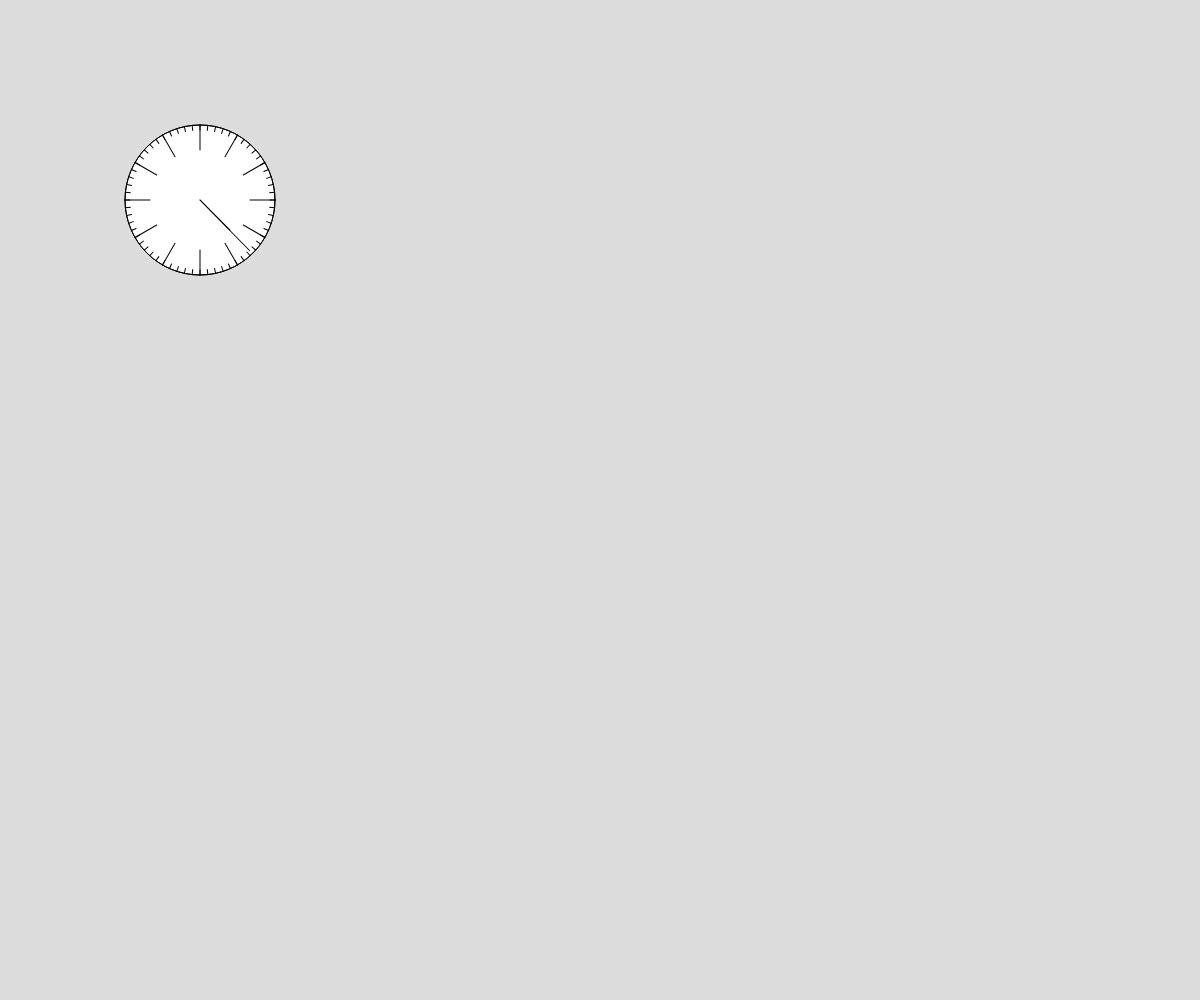
Frame 1 (no input)
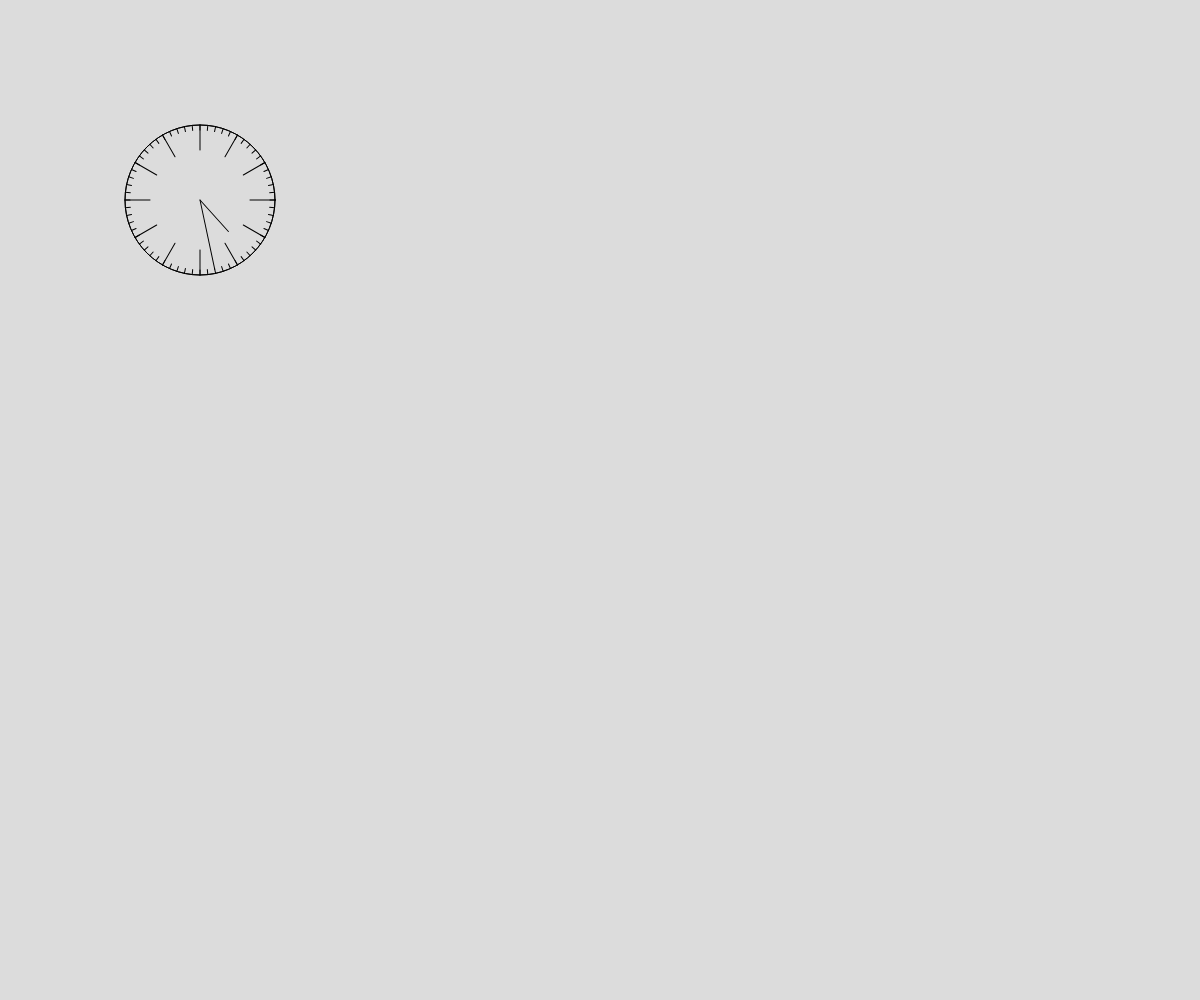
Frame 60 (no input)
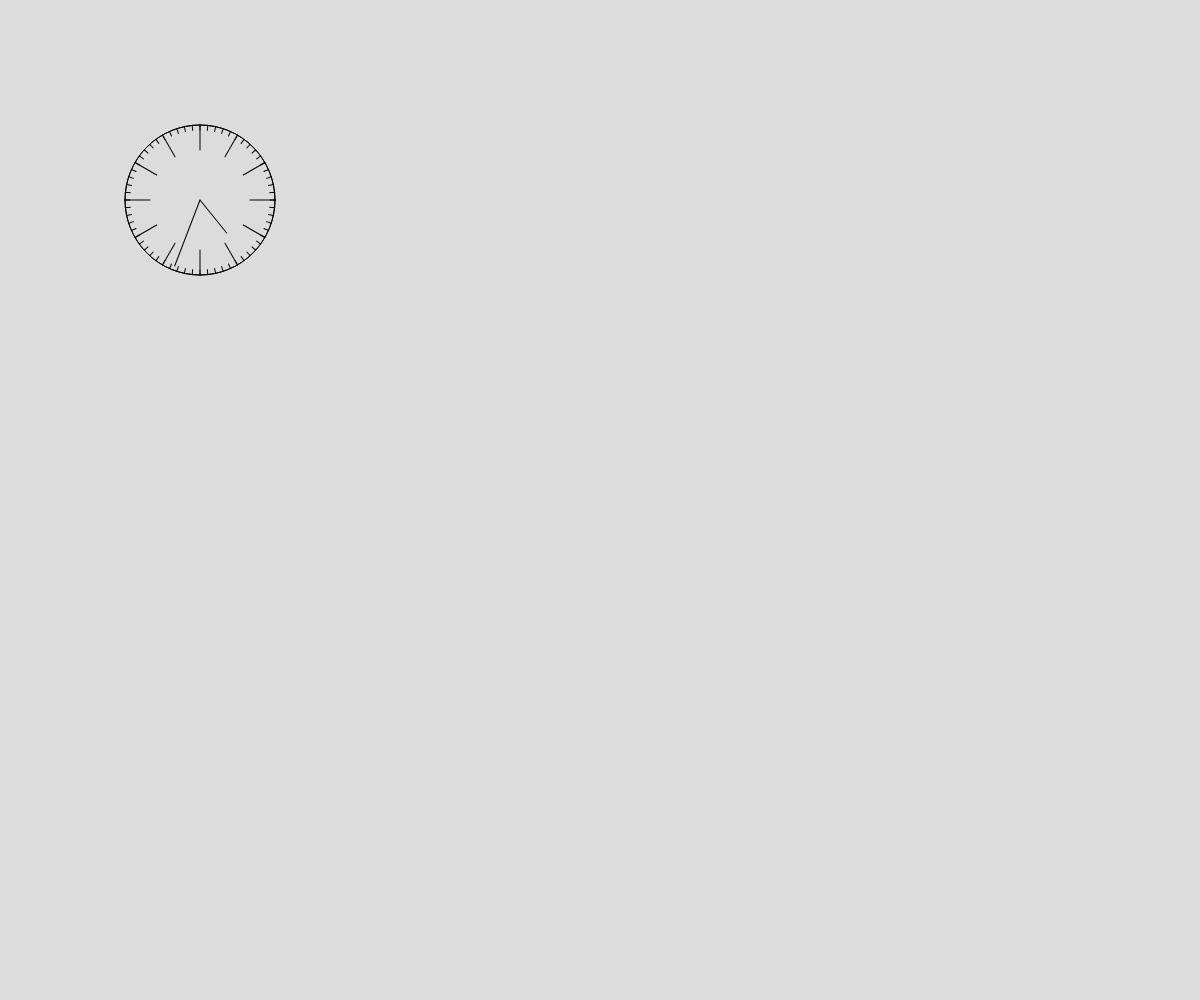
Frame 120 (the mouse pressed at the canvas centre since frame 60)

The p5.js sketch that drew these frames (run headless with seeded random() and noise() and a simulated clock; from frame 60 on, the mouse is pressed at the canvas centre):

// p5.js sketch
// ── sketch.js
// Project Title
// Your Name
// Date
//
// Extra for Experts:
// - describe what you did to take this project "above and beyond"


function setup() {
  createCanvas(windowWidth, windowHeight);
}

function draw() {
  background(220);
  clockMin();
  clockHr();
  HrArm();
  minArm();
}

function clockMin(){
  push();
  translate(200,200);
  circle(0,0,150);
  angleMode(DEGREES);
  
  let minArm = map(1,0,width, 0,360);
  minArm = floor(minArm);
  for(let i = 0; i < 12; i++){
    line(50,0,75,0);
    rotate(360/12);
  }
  pop();
}
function clockHr(){
  push();
  noFill();
  translate(200,200);
  circle(0,0,150);
  angleMode(DEGREES);
  
  let hourArm = map(1,0,width, 0,360);
  hourArm = floor(hourArm);
  for(let i = 0; i < 60; i++){
    line(70,0,75,0);
    rotate(360/60);
  }
}
function HrArm(){
  rotate(frameCount/20);
  //rotate(1/3600) - optional for realistic speed
  let HrArm = map(1,0,width,0,360);
  HrArm = floor(HrArm);
  for(let i = 0; i < 1; i++){
    line(0,0,30,30);
  }
} 
function minArm(){
  rotate(frameCount/2);
  //rotate(1/60) - optional for realistic speed
  let minuteArm = map(1,0,width,0,360);
  minuteArm = floor(minuteArm)
  for(let i = 0; i < 1; i++){
    line(0,0,50,50)
  }
}
